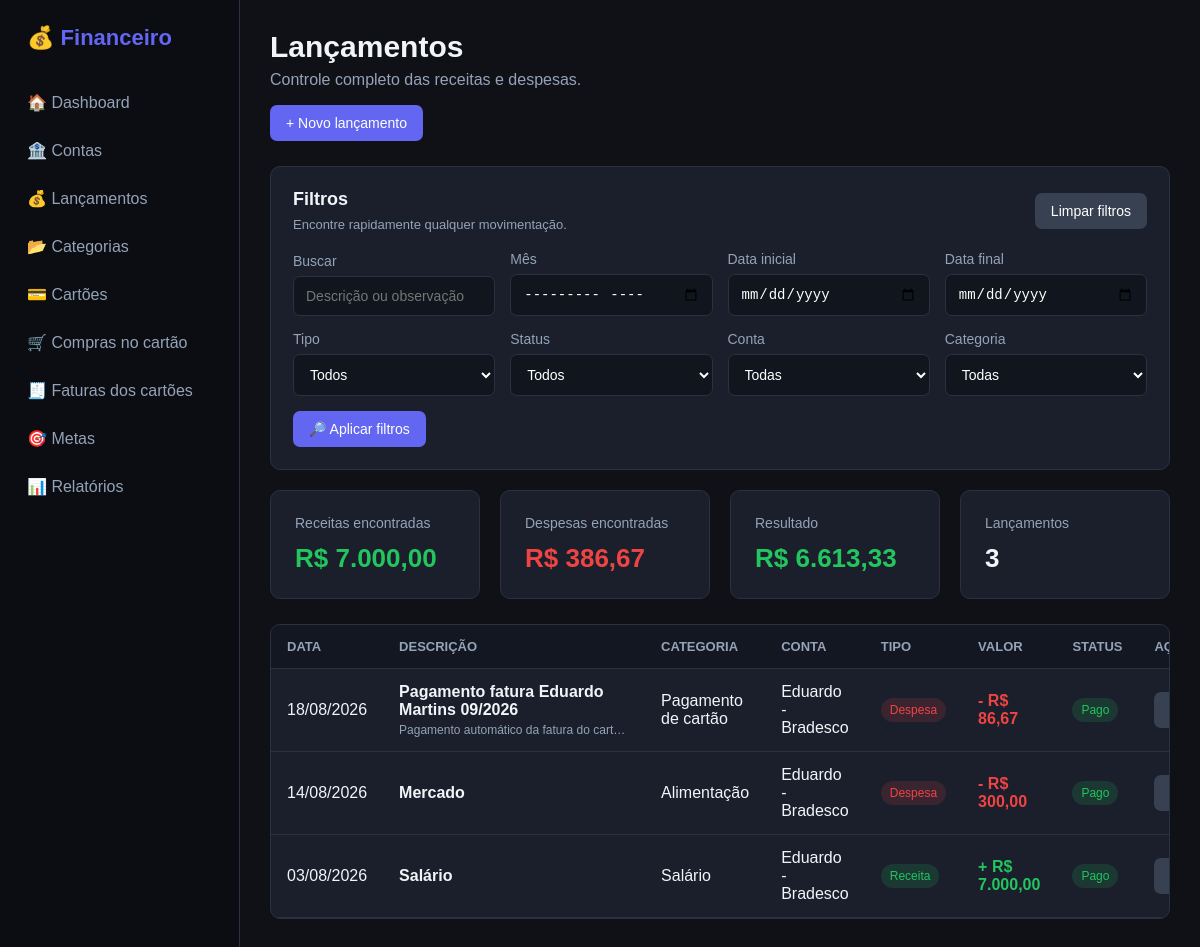
The app's page /lancamentos/ with its own data.
### models/lancamento.py (models this page shows, shortened)
class Lancamento(db.Model):
    __tablename__ = "lancamentos"
    id = db.Column(
        db.Integer,
        primary_key=True
    )
    descricao = db.Column(
        db.String(200),
        nullable=False
    )
    valor = db.Column(
        db.Numeric(12, 2),
        nullable=False
    )
    tipo = db.Column(
        db.String(20),
        nullable=False
    )
    data = db.Column(
        db.Date,
        nullable=False
    )
    status = db.Column(
        db.String(20),
        nullable=False,
        default="pendente"
    )
    observacao = db.Column(
        db.Text,
        nullable=True
    )
    conta_id = db.Column(
        db.Integer,
        db.ForeignKey("contas.id"),
        nullable=False
    )
    categoria_id = db.Column(
        db.Integer,
        db.ForeignKey("categorias.id"),
        nullable=False
    )
    criado_em = db.Column(
        db.DateTime,
        default=datetime.utcnow
    )
    conta = db.relationship(
        "Conta",
        back_populates="lancamentos"
    )
    categoria = db.relationship(
        "Categoria",
        back_populates="lancamentos"
    )

### models/categoria.py (models this page shows, shortened)
class Categoria(db.Model):
    __tablename__ = "categorias"
    id = db.Column(
        db.Integer,
        primary_key=True
    )
    nome = db.Column(
        db.String(100),
        nullable=False
    )
    tipo = db.Column(
        db.String(20),
        nullable=False
    )
    ativa = db.Column(
        db.Boolean,
        default=True
    )
    lancamentos = db.relationship(
        "Lancamento",
        back_populates="categoria",
        lazy=True
    )

### models/conta.py (models this page shows, shortened)
class Conta(db.Model):
    __tablename__ = "contas"
    id = db.Column(db.Integer, primary_key=True)
    nome = db.Column(
        db.String(100),
        nullable=False
    )
    tipo = db.Column(
        db.String(50),
        nullable=False,
        default="Conta"
    )
    saldo_inicial = db.Column(
        db.Numeric(12, 2),
        nullable=False,
        default=0
    )
    ativa = db.Column(
        db.Boolean,
        default=True
    )
    criada_em = db.Column(
        db.DateTime,
        default=datetime.utcnow
    )
    lancamentos = db.relationship(
        "Lancamento",
        back_populates="conta",
        lazy=True
    )

### routes/lancamentos.py (the view)
@lancamentos_bp.route("/")
def listar():
    filtros = obter_filtros()
    query = Lancamento.query
    query = aplicar_filtros(
        query,
        filtros
    )
    lancamentos = query.order_by(
        Lancamento.data.desc(),
        Lancamento.id.desc()
    ).all()
    total_receitas = sum(
        float(l.valor or 0)
        for l in lancamentos
        if l.tipo == "receita"
    )
    total_despesas = sum(
        float(l.valor or 0)
        for l in lancamentos
        if l.tipo == "despesa"
    )
    saldo_resultado = (
        total_receitas -
        total_despesas
    )
    contas = Conta.query.filter_by(
        ativa=True
    ).order_by(
        Conta.nome
    ).all()
    categorias = Categoria.query.filter_by(
        ativa=True
    ).order_by(
        Categoria.tipo,
        Categoria.nome
    ).all()
    return render_template(
        "lancamentos.html",
        lancamentos=lancamentos,
        contas=contas,
        categorias=categorias,
        filtros=filtros,
        total_receitas=total_receitas,
        total_despesas=total_despesas,
        saldo_resultado=saldo_resultado
    )

### app.py (called while the page is built)
def formatar_moeda(valor):
    try:
        valor = float(valor or 0)
    except (TypeError, ValueError):
        valor = 0.0
    negativo = valor < 0
    valor = abs(valor)
    texto = f"{valor:,.2f}"
    texto = texto.replace(",", "X").replace(".", ",").replace("X", ".")
    if negativo:
        texto = "-" + texto
    return texto

### routes/lancamentos.py (called while the page is built, shortened)
def obter_filtros():
    return {
        "busca": request.args.get("busca", "").strip(),
        "mes": request.args.get("mes", "").strip(),
        "data_inicio": request.args.get("data_inicio", "").strip(),
        "data_fim": request.args.get("data_fim", "").strip(),
        "tipo": request.args.get("tipo", "").strip(),
        "status": request.args.get("status", "").strip(),
        "conta_id": request.args.get("conta_id", "").strip(),
        "categoria_id": request.args.get("categoria_id", "").strip(),
    }

def aplicar_filtros(query, filtros):
    if filtros["tipo"] in ("receita", "despesa"):
        query = query.filter(
            Lancamento.tipo == filtros["tipo"]
        )
    if filtros["status"] in (
        "pago",
        "pendente",
        "agendado"
    ):
        query = query.filter(
            Lancamento.status == filtros["status"]
        )
    if filtros["conta_id"].isdigit():
        query = query.filter(
            Lancamento.conta_id == int(
                filtros["conta_id"]
            )
        )
    if filtros["categoria_id"].isdigit():
        query = query.filter(
            Lancamento.categoria_id == int(
                filtros["categoria_id"]
            )
        )
    return query

### templates/lancamentos.html (shortened to what this page needs)
{% extends "base.html" %}
{% block content %}
<div class="page-header">
    <div>
        <h1>Lançamentos</h1>
        <p>
            Controle completo das receitas e despesas.
        </p>
    </div>
    <a
        href="{{ url_for('lancamentos.novo') }}"
        class="btn btn-primary"
    >
        + Novo lançamento
    </a>
</div>
<div class="filter-panel">
    <div class="filter-header">
        <div>
            <h2>Filtros</h2>
            <span>
                Encontre rapidamente qualquer movimentação.
            </span>
        </div>
        <a
            href="{{ url_for('lancamentos.listar') }}"
            class="btn btn-secondary"
        >
            Limpar filtros
        </a>
    </div>
    <form
        method="GET"
        action="{{ url_for('lancamentos.listar') }}"
        class="filters-form"
    >
        <div class="form-group">
            <label for="busca">
                Buscar
            </label>
            <input
                type="text"
                id="busca"
                name="busca"
                value="{{ filtros.busca }}"
                placeholder="Descrição ou observação"
            >
        </div>
        <div class="form-group">
            <label for="mes">
                Mês
            </label>
            <input
                type="month"
                id="mes"
                name="mes"
                value="{{ filtros.mes }}"
            >
        </div>
        <div class="form-group">
            <label for="data_inicio">
                Data inicial
            </label>
            <input
                type="date"
                id="data_inicio"
                name="data_inicio"
                value="{{ filtros.data_inicio }}"
            >
        </div>
        <div class="form-group">
            <label for="data_fim">
                Data final
            </label>
            <input
                type="date"
                id="data_fim"
                name="data_fim"
                value="{{ filtros.data_fim }}"
            >
        </div>
        <div class="form-group">
            <label for="tipo">
                Tipo
            </label>
            <select
                id="tipo"
                name="tipo"
            >
                <option value="">
                    Todos
                </option>
            </select>
        </div>
        <div class="form-group">
            <label for="status">
                Status
            </label>
            <select
                id="status"
                name="status"
            >
                <option value="">
                    Todos
                </option>
            </select>
        </div>
        <div class="form-group">
            <label for="conta_id">
                Conta
            </label>
            <select
                id="conta_id"
                name="conta_id"
            >
                <option value="">
                    Todas
                </option>
            </select>
        </div>
        <div class="form-group">
            <label for="categoria_id">
                Categoria
            </label>
            <select
                id="categoria_id"
                name="categoria_id"
            >
                <option value="">
                    Todas
                </option>
            </select>
        </div>
        <div class="filter-actions">
            <button
                type="submit"
                class="btn btn-primary"
            >
                🔎 Aplicar filtros
            </button>
        </div>
    </form>
</div>
<div class="cards summary-cards">
    <div class="card">
        <span class="card-title">
            Receitas encontradas
        </span>
        <strong class="valor-positivo">
            R$ {{ total_receitas|moeda }}
        </strong>
    </div>
    <div class="card">
        <span class="card-title">
            Despesas encontradas
        </span>
        <strong class="valor-negativo">
            R$ {{ total_despesas|moeda }}
        </strong>
    </div>
    <div class="card">
        <span class="card-title">
            Resultado
        </span>
        <strong
            class="{% if saldo_resultado >= 0 %}valor-positivo{% else %}valor-negativo{% endif %}"
        >
            R$ {{ saldo_resultado|moeda }}
        </strong>
    </div>
    <div class="card">
        <span class="card-title">
            Lançamentos
        </span>
        <strong>
            {{ lancamentos|length }}
        </strong>
    </div>
</div>
<div class="table-container">
    <table>
        <thead>
            <tr>
                <th>Data</th>
                <th>Descrição</th>
                <th>Categoria</th>
                <th>Conta</th>
                <th>Tipo</th>
                <th>Valor</th>
                <th>Status</th>
                <th>Ações</th>
            </tr>
        </thead>
        <tbody>
            {% for lancamento in lancamentos %}
            <tr>
                <td>
                    {{ lancamento.data.strftime("%d/%m/%Y") }}
                </td>
                <td>
                    <strong>
                        {{ lancamento.descricao }}
                    </strong>
                    {% if lancamento.observacao %}
                    <span class="table-note">
                        {{ lancamento.observacao }}
                    </span>
                    {% endif %}
                </td>
                <td>
                    {{ lancamento.categoria.nome }}
                </td>
                <td>
                    {{ lancamento.conta.nome }}
                </td>
                <td>
                    {% if lancamento.tipo == "receita" %}
                        <span class="badge badge-success">
                            Receita
                        </span>
                    {% else %}
                        <span class="badge badge-danger">
                            Despesa
                        </span>
                    {% endif %}
                </td>
                <td>
                    {% if lancamento.tipo == "receita" %}
                        <strong class="valor-positivo">
                            + R$ {{ lancamento.valor|moeda }}
                        </strong>
                    {% else %}
                        <strong class="valor-negativo">
                            - R$ {{ lancamento.valor|moeda }}
                        </strong>
                    {% endif %}
                </td>
                <td>
                    {% if lancamento.status == "pago" %}
                        <span class="badge badge-success">
                            Pago
                        </span>
                    {% elif lancamento.status == "pendente" %}
                        <span class="badge badge-warning">
                            Pendente
                        </span>
                    {% else %}
                        <span class="badge badge-info">
                            Agendado
                        </span>
                    {% endif %}
                </td>
                <td>
                    <div class="actions">
                        <a
                            href="{{ url_for('lancamentos.editar', id=lancamento.id) }}"
                            class="btn btn-secondary"
                        >
                        </a>
                    </div>
                </td>
            </tr>
            {% endfor %}
        </tbody>
    </table>
</div>
{% endblock %}

### static/css/style.css (style rules this page uses)
* { box-sizing: border-box; }
:root { --bg: #0f1117; --bg-secondary: #151923; --card: #1a1f2b; --card-hover: #202636; --border: #2a3140; --text: #f1f5f9; --text-secondary: #94a3b8; --primary: #6366f1; --primary-hover: #4f46e5; --success: #22c55e; --danger: #ef4444; --warning: #f59e0b; --info: #60a5fa; }
html, body { margin: 0; padding: 0; min-height: 100%; }
body { font-family: Arial, Helvetica, sans-serif; background: var(--bg); color: var(--text); }
.page-header { margin-bottom: 25px; }
.page-header h1 { margin: 0; font-size: 30px; }
.page-header p { margin-top: 7px; color: var(--text-secondary); }
.cards { display: grid; grid-template-columns: repeat(4, 1fr); gap: 20px; margin-bottom: 25px; }
.card { background: var(--card); border: 1px solid var(--border); border-radius: 10px; padding: 24px; transition: 0.2s; }
.card-title { display: block; color: var(--text-secondary); font-size: 14px; margin-bottom: 12px; }
.card strong { font-size: 26px; }
.valor-positivo { color: var(--success) !important; }
.valor-negativo { color: var(--danger) !important; }
.table-container { background: var(--card); border: 1px solid var(--border); border-radius: 10px; overflow: hidden; }
table { width: 100%; border-collapse: collapse; }
thead { background: #131722; }
th, td { padding: 14px 16px; text-align: left; border-bottom: 1px solid var(--border); }
th { color: var(--text-secondary); font-size: 13px; text-transform: uppercase; }
td { color: var(--text); }
.btn { border: none; border-radius: 7px; padding: 10px 16px; font-size: 14px; cursor: pointer; text-decoration: none; display: inline-block; transition: 0.2s; }
.btn-primary { background: var(--primary); color: white; }
.btn-secondary { background: #374151; color: white; }
.form-group { margin-bottom: 18px; }
.form-group label { display: block; margin-bottom: 7px; color: var(--text-secondary); font-size: 14px; }
.form-group input, .form-group select, .form-group textarea { width: 100%; background: #11151d; color: white; border: 1px solid var(--border); border-radius: 7px; padding: 11px 12px; font-size: 14px; outline: none; }
.badge { display: inline-block; padding: 5px 9px; border-radius: 20px; font-size: 12px; }
.badge-success { background: rgba(34, 197, 94, 0.15); color: var(--success); }
.badge-danger { background: rgba(239, 68, 68, 0.15); color: var(--danger); }
.actions { display: flex; gap: 7px; }
.filter-panel { background: var(--card); border: 1px solid var(--border); border-radius: 10px; padding: 22px; margin-bottom: 20px; }
.filter-header { display: flex; justify-content: space-between; align-items: center; gap: 15px; margin-bottom: 18px; }
.filter-header h2 { margin: 0 0 5px; font-size: 18px; }
.filter-header span { color: var(--text-secondary); font-size: 13px; }
.filters-form { display: grid; grid-template-columns: repeat(4, minmax(0, 1fr)); gap: 15px; align-items: end; }
.filters-form .form-group { margin-bottom: 0; }
.filter-actions { display: flex; align-items: end; gap: 8px; }
.summary-cards { grid-template-columns: repeat(4, 1fr); }
.table-note { display: block; margin-top: 4px; color: var(--text-secondary); font-size: 12px; max-width: 230px; white-space: nowrap; overflow: hidden; text-overflow: ellipsis; }

### records on screen
Lancamento: data "18/08/2026", descricao "Pagamento fatura Eduardo Martins 09/2026", observacao "Pagamento automático da fatura do cart…", categoria.nome "Pagamento de cartão", conta.nome "Eduardo - Bradesco", tipo "Despesa", valor|moeda "86,67", status "Pago"
Lancamento: data "14/08/2026", descricao "Mercado", categoria.nome "Alimentação", conta.nome "Eduardo - Bradesco", tipo "Despesa", valor|moeda "300,00", status "Pago"
Lancamento: data "03/08/2026", descricao "Salário", categoria.nome "Salário", conta.nome "Eduardo - Bradesco", tipo "Receita", valor|moeda "7.000,00", status "Pago"

### other values on screen
{{ total_receitas|moeda }} "7.000,00"
{{ total_despesas|moeda }} "386,67"
{{ saldo_resultado|moeda }} "6.613,33"
{{ lancamentos|length }} "3"
